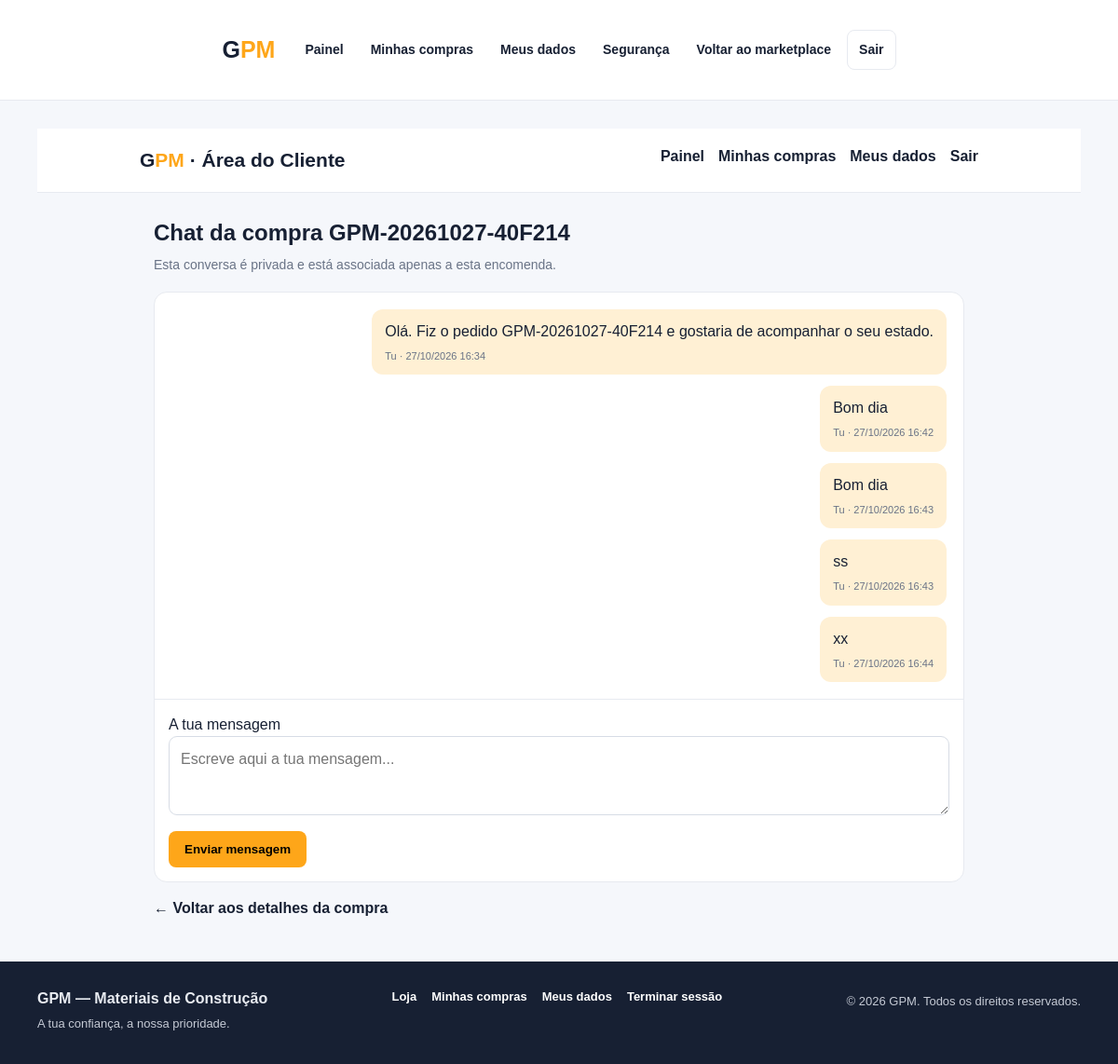
Page /gpm2/cliente/painel-cliente/chat.php?pedido=2 (signed in) on the committed database.
### tables this page shows
CREATE TABLE `orders` (
  `id` bigint(20) UNSIGNED NOT NULL,
  `order_number` varchar(40) NOT NULL,
  `customer_id` bigint(20) UNSIGNED NOT NULL,
  `responsible_user_id` bigint(20) UNSIGNED DEFAULT NULL,
  `customer_type` enum('individual','company') NOT NULL DEFAULT 'individual',
  `customer_name` varchar(180) NOT NULL,
  `customer_nif` varchar(50) DEFAULT NULL,
  `customer_phone` varchar(40) NOT NULL,
  `customer_email` varchar(190) DEFAULT NULL,
  `delivery_address` text DEFAULT NULL,
  `delivery_city` varchar(100) DEFAULT NULL,
  `delivery_province` varchar(100) DEFAULT NULL,
  `delivery_fee` decimal(15,2) NOT NULL DEFAULT 0.00,
  `discount` decimal(15,2) NOT NULL DEFAULT 0.00,
  `subtotal` decimal(15,2) NOT NULL DEFAULT 0.00,
  `total` decimal(15,2) NOT NULL DEFAULT 0.00,
  `payment_method` varchar(80) DEFAULT NULL,
  `payment_status` enum('pending','partial','paid','refunded') NOT NULL DEFAULT 'pending',
  `status` enum('pending','confirmed','preparing','shipped','completed','cancelled') NOT NULL DEFAULT 'pending',
  `notes` text DEFAULT NULL,
  `stock_deducted` tinyint(1) NOT NULL DEFAULT 0,
  `ordered_at` datetime NOT NULL DEFAULT current_timestamp(),
  `confirmed_at` datetime DEFAULT NULL,
  `completed_at` datetime DEFAULT NULL,
  `cancelled_at` datetime DEFAULT NULL,
  `created_at` timestamp NOT NULL DEFAULT current_timestamp(),
  `updated_at` timestamp NOT NULL DEFAULT current_timestamp() ON UPDATE current_timestamp(),
  `delivery_street` varchar(180) DEFAULT NULL,
  `delivery_neighborhood` varchar(120) DEFAULT NULL,
  `delivery_reference` varchar(255) DEFAULT NULL
);

CREATE TABLE `messages` (
  `id` bigint(20) UNSIGNED NOT NULL,
  `conversation_id` bigint(20) UNSIGNED NOT NULL,
  `sender_type` enum('customer','staff') NOT NULL,
  `customer_sender_id` bigint(20) UNSIGNED DEFAULT NULL,
  `user_sender_id` bigint(20) UNSIGNED DEFAULT NULL,
  `body` text NOT NULL,
  `read_at` datetime DEFAULT NULL,
  `created_at` timestamp NOT NULL DEFAULT current_timestamp()
);

### gpm2/cliente/painel-cliente/chat.php (the view, shortened to what this page needs)
<?php
$cliente = cliente_atual();
$pdo = db();
$pedidoId = filter_input(INPUT_GET, 'pedido', FILTER_VALIDATE_INT);
$stmt = $pdo->prepare("SELECT id, order_number FROM orders WHERE id = ? AND customer_id = ? LIMIT 1");
$stmt->execute([$pedidoId, (int)$cliente['id']]); $pedido = $stmt->fetch(PDO::FETCH_ASSOC);
$stmt = $pdo->prepare("SELECT id, status FROM conversations WHERE order_id = ? AND customer_id = ? LIMIT 1");
$stmt->execute([$pedidoId, (int)$cliente['id']]); $conversa = $stmt->fetch(PDO::FETCH_ASSOC);
$mensagens = [];
if ($conversa) {
    $stmt = $pdo->prepare("SELECT sender_type, body, created_at FROM messages WHERE conversation_id = ? ORDER BY created_at ASC, id ASC");
    $stmt->execute([(int)$conversa['id']]); $mensagens = $stmt->fetchAll(PDO::FETCH_ASSOC);
}
function chat_e($v): string { return htmlspecialchars((string)$v, ENT_QUOTES, 'UTF-8'); }
?>
<!doctype html><html lang="pt"><head><meta charset="utf-8"><meta name="viewport" content="width=device-width,initial-scale=1"><title>Chat | GPM</title></head><body><?php require_once __DIR__ . '/../includes/header.php';?><header><a class="brand" href="painel.php">G<span>PM</span> · Área do Cliente</a><nav><a href="painel.php">Painel</a><a href="pedidos.php">Minhas compras</a><a href="dados.php">Meus dados</a><a href="logout.php">Sair</a></nav></header>
<main><h1>Chat da compra <?= chat_e($pedido['order_number']) ?></h1><div class="muted">Esta conversa é privada e está associada apenas a esta encomenda.</div>
<div class="chatbox"><div class="messages">
<?php if (!$conversa): ?><div class="empty">A conversa desta compra ainda não foi criada.</div>
<?php elseif (!$mensagens): ?><div class="empty">Ainda não existem mensagens. Envia a primeira mensagem à equipa GPM.</div>
<?php else: foreach($mensagens as $m): ?><div class="msg <?= $m['sender_type']==='customer'?'mine':'' ?>"><?= chat_e($m['body']) ?><span class="time"><?= $m['sender_type']==='customer'?'Tu':'Equipa GPM' ?> · <?= chat_e(date('d/m/Y H:i',strtotime((string)$m['created_at']))) ?></span></div><?php endforeach; endif; ?>
</div>
<?php if ($conversa && $conversa['status']==='open'): ?><form class="send" method="post"><?= csrf_field() ?><?php if($erro): ?><div class="error"><?= chat_e($erro) ?></div><?php endif; ?><label for="body">A tua mensagem</label><textarea id="body" name="body" maxlength="5000" required placeholder="Escreve aqui a tua mensagem..."></textarea><button class="btn" type="submit">Enviar mensagem</button></form>
<?php elseif($conversa): ?><div class="send">Esta conversa está encerrada.</div><?php endif; ?>
</div><p><a href="pedido.php?id=<?= (int)$pedidoId ?>">← Voltar aos detalhes da compra</a></p></main></body></html>
<?php require __DIR__ . '/../includes/footer.php'; ?>

### gpm2/cliente/painel-cliente/chat.php (style rules this page uses)
* { box-sizing:border-box }
body { margin:0;background:#f5f7fb;font-family:Arial,sans-serif;color:#172033 }
header { background:#fff;padding:18px max(20px,calc((100% - 900px)/2));border-bottom:1px solid #e7eaf0;display:flex;justify-content:space-between;gap:15px;flex-wrap:wrap }
a { color:#172033;text-decoration:none;font-weight:700 }
.brand { font-size:21px }
.brand span { color:#FEA619 }
nav { display:flex;gap:15px;flex-wrap:wrap }
main { max-width:900px;margin:25px auto;padding:0 15px }
h1 { font-size:24px;margin:0 0 6px }
.muted { color:#697386;font-size:14px }
.chatbox { background:white;border:1px solid #e7eaf0;border-radius:14px;margin-top:18px;overflow:hidden }
.messages { padding:18px;min-height:250px;max-height:55vh;overflow-y:auto;display:flex;flex-direction:column;gap:12px }
.msg { max-width:82%;padding:12px 14px;border-radius:12px;background:#f0f2f6;align-self:flex-start;white-space:pre-wrap;overflow-wrap:anywhere }
.msg.mine { background:#fff0d4;align-self:flex-end }
.time { display:block;font-size:11px;color:#697386;margin-top:6px }
.send { padding:15px;border-top:1px solid #e7eaf0 }
.send textarea { width:100%;min-height:85px;border:1px solid #d7dce5;border-radius:9px;padding:12px;font:inherit }
.btn { border:0;background:#FEA619;padding:12px 17px;border-radius:8px;font-weight:700;cursor:pointer;margin-top:10px }

### gpm2/cliente/includes/header.php (style rules this page uses)
:root { --gpm-accent: #FEA619; --gpm-dark: #172033; --gpm-muted: #697386; --gpm-border: #e7eaf0; --gpm-bg: #f5f7fb; }
* { box-sizing: border-box; }
body { margin: 0; background: var(--gpm-bg); color: var(--gpm-dark); font-family: Arial, Helvetica, sans-serif; line-height: 1.5; }
a { color: inherit; }

### rows in the picture
orders: order_number "GPM-20261027-40F214"
messages: body "Olá. Fiz o pedido GPM-20261027-40F214 e gostaria de acompanhar o seu estado.", sender_type "Tu", created_at "27/10/2026 16:34"
messages: body "Bom dia", sender_type "Tu", created_at "27/10/2026 16:42"
messages: body "Bom dia", sender_type "Tu", created_at "27/10/2026 16:43"
messages: body "ss", sender_type "Tu", created_at "27/10/2026 16:43"
messages: body "xx", sender_type "Tu", created_at "27/10/2026 16:44"
